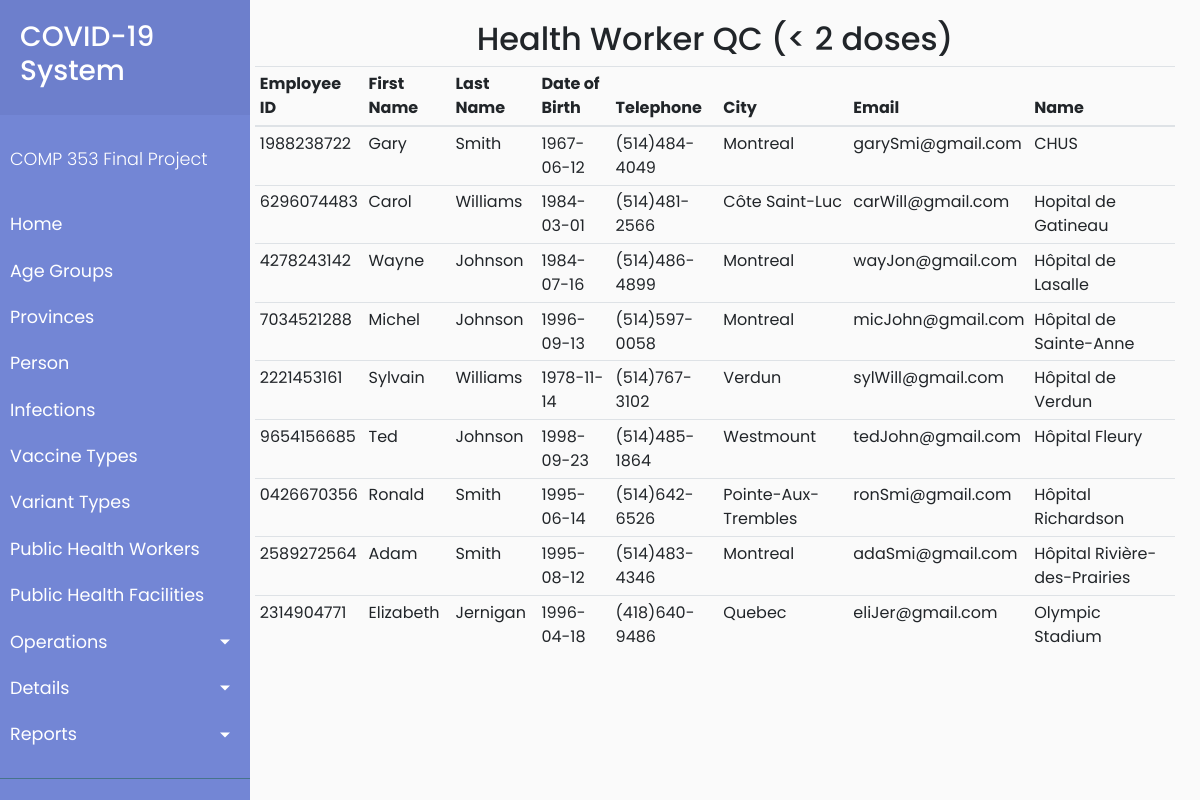
/client/report6.php, run on the app's committed database.
### tables this page shows
CREATE TABLE Employee (
  EID VARCHAR(10),
  SSN VARCHAR(10),
  medicare VARCHAR(100),
  firstName VARCHAR(100),
  lastName VARCHAR(100),
  dateOfBirth DATE,
  telephone VARCHAR(13),
  address VARCHAR(100), 
  city VARCHAR(100),
  provinceID int,
  citizenship BOOLEAN, 
  email VARCHAR(100),
  PRIMARY KEY (EID),
  FOREIGN KEY (provinceID) REFERENCES Province(provinceID)
);

### client/report6.php (the view, shortened to what this page needs)
<?php
    $currentPage = 'Report 6';
    include('common/header.php');
?>
        <div id="content">
            <?php
            $mysqli = new mysqli('c353.c9ohujn2mpyl.us-east-1.rds.amazonaws.com', 'admin', 'hello123', 'PROJECT') or die(mysqli_error($mysqli));
            $result = $mysqli->query("
SELECT e.EID, firstName,lastName, dateOfBirth, e.telephone, e.city , e.email, JobHistory.name
FROM Employee e,
 (
 	SELECT DISTINCT(EV.ssn) as ssn
	FROM (
		SELECT e.SSN as ssn, COUNT(e.SSN) as c
		FROM Employee e, Vaccination v
		WHERE e.SSN  = v.passportNumOrSSN
		GROUP BY(e.SSN)
	) AS EV
	WHERE EV.c > 1
 ) as FV, JobHistory
WHERE e.SSN NOT IN (FV.ssn) AND e.EID = JobHistory.EID;
") or die($mysqli->error);
            ?>
            <div class="row justify-content-center">
                <h2>Health Worker QC (&lt; 2 doses)</h2>
                <table class="table table-sm">
                    <thead>
                        <tr>
                            <th>Employee ID</th>
                            <th>First Name</th>
                            <th>Last Name</th>
                            <th>Date of Birth</th>
                            <th>Telephone</th>
                            <th>City</th>
                            <th>Email</th>
                            <th>Name</th>
                        </tr>
                    </thead>
                    <?php
                    while ($row = $result->fetch_assoc()) : ?>
                        <tr>
                            <td><?php echo $row['EID']; ?></td>
                            <td><?php echo $row['firstName']; ?></td>
                            <td><?php echo $row['lastName']; ?></td>
                            <td><?php echo $row['dateOfBirth']; ?></td>
                            <td><?php echo $row['telephone']; ?></td>
                            <td><?php echo $row['city']; ?></td>
                            <td><?php echo $row['email']; ?></td>
                            <td><?php echo $row['name']; ?></td>
                        </tr>
                    <?php endwhile; ?>
                </table>
            </div>
            </div>
        </div>
<?php
    include('common/footer.php');
?>

### client/common/header.php (shortened to what this page needs)
<!doctype html>
<html lang="en">
<head>
    <link rel="stylesheet" href="https://stackpath.bootstrapcdn.com/bootstrap/4.4.1/css/bootstrap.min.css">
    <link rel="stylesheet" href="index.css">
     <link rel="stylesheet" href="https://cdnjs.cloudflare.com/ajax/libs/malihu-custom-scrollbar-plugin/3.1.5/jquery.mCustomScrollbar.min.css">
</head>
<body>
    <div class="wrapper">
        <nav id="sidebar">
            <div class="sidebar-header">
                <h3> COVID-19 System</h3>
            </div>
            <ul class="list-unstyled components">
                <p>COMP 353 Final Project</p>
                <li class="<?php echo $currentPage == 'Home' ? 'active': ''?>">
                    <a href="index.php">Home</a>
                </li>
                <li class="<?php echo $currentPage == 'Age Group' ? 'active': ''?>">
                    <a href="ageGroup.php">Age Groups</a>
                </li>
                <li class="<?php echo $currentPage == 'Provinces' ? 'active': ''?>">
                    <a href="provinces.php">Provinces</a>
                </li>
                <li class="<?php echo $currentPage == 'Person' ? 'active': ''?>">
                    <a href="person.php">Person</a>
                </li>
                <li class="<?php echo $currentPage == 'Infections' ? 'active': ''?>">
                    <a href="infections.php">Infections</a>
                </li>
                <li class="<?php echo $currentPage == 'Vaccine Types' ? 'active': ''?>">
                    <a href="vaccineType.php">Vaccine Types</a>
                </li>
                <li class="<?php echo $currentPage == 'Variant Types' ? 'active': ''?>">
                    <a href="variantType.php">Variant Types</a>
                </li>
                <li class="<?php echo $currentPage == 'Public Health Worker' ? 'active': ''?>">
                    <a href="publicHealthWorker.php">Public Health Workers</a>
                </li>
                <li>
                    <a href="#">Public Health Facilities</a>
                </li>
                <li>
                    <a href="#pageSubmenuOp" data-toggle="collapse" aria-expanded="false" class="dropdown-toggle">Operations</a>
                </li>
                <li>
                    <a href="#pageSubmenuDetails" data-toggle="collapse" aria-expanded="false" class="dropdown-toggle">Details</a>
                </li>
                <li>
                    <a href="#pageSubmenuReports" data-toggle="collapse" aria-expanded="false" class="dropdown-toggle">Reports</a>
                </li>
            </ul>
        </nav>

### client/common/footer.php (shortened to what this page needs)
</body>

### client/index.css (style rules this page uses)
body { font-family: "Poppins", sans-serif; background: #fafafa; }
p { font-family: "Poppins", sans-serif; font-size: 1.1em; font-weight: 300; line-height: 1.7em; color: #999; }
a, a:hover, a:focus { color: inherit; text-decoration: none; transition: all 0.3s; }
.wrapper { display: flex; width: 100%; }
#sidebar { width: 250px; position: fixed; top: 0; left: 0; height: 100vh; z-index: 999; background: #7386d5; color: #fff; transition: all 0.3s; }
#sidebar .sidebar-header { padding: 20px; background: #6d7fcc; }
#sidebar ul.components { padding: 20px 0; border-bottom: 1px solid #47748b; }
#sidebar ul p { color: #fff; padding: 10px; }
#sidebar ul li a { padding: 10px; font-size: 1.1em; display: block; }
a[data-toggle="collapse"] { position: relative; }
.dropdown-toggle::after { display: block; position: absolute; top: 50%; right: 20px; transform: translateY(-50%); }
#content { width: calc(100% - 250px); padding: 20px 40px 40px 20px; min-height: 100vh; transition: all 0.3s; position: absolute; top: 0; right: 0; }

### data on the page
employee: EID "1988238722", firstName "Gary", lastName "Smith", dateOfBirth "1967-06-12", telephone "(514)484-4049", city "Montreal", email "garySmi@gmail.com", name "CHUS"
employee: EID "6296074483", firstName "Carol", lastName "Williams", dateOfBirth "1984-03-01", telephone "(514)481-2566", city "Côte Saint-Luc", email "carWill@gmail.com", name "Hopital de Gatineau"
employee: EID "4278243142", firstName "Wayne", lastName "Johnson", dateOfBirth "1984-07-16", telephone "(514)486-4899", city "Montreal", email "wayJon@gmail.com", name "Hôpital de Lasalle"
employee: EID "7034521288", firstName "Michel", lastName "Johnson", dateOfBirth "1996-09-13", telephone "(514)597-0058", city "Montreal", email "micJohn@gmail.com", name "Hôpital de Sainte-Anne"
employee: EID "2221453161", firstName "Sylvain", lastName "Williams", dateOfBirth "1978-11-14", telephone "(514)767-3102", city "Verdun", email "sylWill@gmail.com", name "Hôpital de Verdun"
employee: EID "9654156685", firstName "Ted", lastName "Johnson", dateOfBirth "1998-09-23", telephone "(514)485-1864", city "Westmount", email "tedJohn@gmail.com", name "Hôpital Fleury"
employee: EID "0426670356", firstName "Ronald", lastName "Smith", dateOfBirth "1995-06-14", telephone "(514)642-6526", city "Pointe-Aux-Trembles", email "ronSmi@gmail.com", name "Hôpital Richardson"
employee: EID "2589272564", firstName "Adam", lastName "Smith", dateOfBirth "1995-08-12", telephone "(514)483-4346", city "Montreal", email "adaSmi@gmail.com", name "Hôpital Rivière-des-Prairies"
employee: EID "2314904771", firstName "Elizabeth", lastName "Jernigan", dateOfBirth "1996-04-18", telephone "(418)640-9486", city "Quebec", email "eliJer@gmail.com", name "Olympic Stadium"
